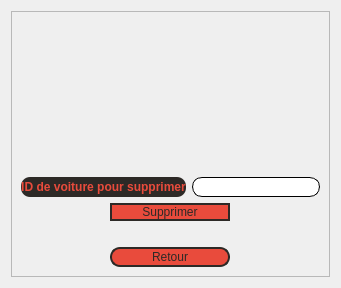
      <widget class="QWidget" name="deletecar">
       <layout class="QVBoxLayout" name="verticalLayout_21">
        <item alignment="Qt::AlignHCenter">
         <widget class="QFrame" name="frame11">
          <property name="sizePolicy">
           <sizepolicy hsizetype="Maximum" vsizetype="Maximum">
            <horstretch>0</horstretch>
            <verstretch>0</verstretch>
           </sizepolicy>
          </property>
          <property name="minimumSize">
           <size>
            <width>300</width>
            <height>180</height>
           </size>
          </property>
          <property name="frameShape">
           <enum>QFrame::StyledPanel</enum>
          </property>
          <property name="frameShadow">
           <enum>QFrame::Raised</enum>
          </property>
          <layout class="QVBoxLayout" name="verticalLayout_22">
           <item>
            <widget class="QLabel" name="list">
             <property name="minimumSize">
              <size>
               <width>0</width>
               <height>150</height>
              </size>
             </property>
             <property name="styleSheet">
              <string notr="true">padding-left: 5px;
padding-right: 5px;
font:10px;

</string>
             </property>
             <property name="text">
              <string/>
             </property>
             <property name="alignment">
              <set>Qt::AlignLeading|Qt::AlignLeft|Qt::AlignTop</set>
             </property>
            </widget>
           </item>
           <item>
            <layout class="QFormLayout" name="formLayout_7">
             <item row="0" column="0">
              <widget class="QLabel" name="label_29">
               <property name="sizePolicy">
                <sizepolicy hsizetype="Maximum" vsizetype="Preferred">
                 <horstretch>0</horstretch>
                 <verstretch>0</verstretch>
                </sizepolicy>
               </property>
               <property name="minimumSize">
                <size>
                 <width>150</width>
                 <height>0</height>
                </size>
               </property>
               <property name="styleSheet">
                <string notr="true">background-color: rgb(45, 41, 38);
color:rgb(233, 75, 60);
font: 8pt &quot;Segoe UI&quot;,;
font-weight:bold;
border-radius:9px;</string>
               </property>
               <property name="text">
                <string>ID de voiture pour supprimer</string>
               </property>
               <property name="alignment">
                <set>Qt::AlignCenter</set>
               </property>
              </widget>
             </item>
             <item row="0" column="1">
              <widget class="QLineEdit" name="idcar">
               <property name="sizePolicy">
                <sizepolicy hsizetype="Preferred" vsizetype="Maximum">
                 <horstretch>0</horstretch>
                 <verstretch>0</verstretch>
                </sizepolicy>
               </property>
               <property name="minimumSize">
                <size>
                 <width>0</width>
                 <height>20</height>
                </size>
               </property>
               <property name="styleSheet">
                <string notr="true">QLineEdit{
    border-style:solid;
	border-width:1px;
    border-radius:10px;
	padding-right:10px;
	padding-left:10px;
    font: &quot;Segoe UI&quot;;
}
QLineEdit:hover{
	border-style:solid;
	border-color:rgb(252, 249, 81);
}
</string>
               </property>
              </widget>
             </item>
            </layout>
           </item>
           <item alignment="Qt::AlignHCenter">
            <widget class="QPushButton" name="deletecar_2">
             <property name="sizePolicy">
              <sizepolicy hsizetype="Maximum" vsizetype="Maximum">
               <horstretch>0</horstretch>
               <verstretch>0</verstretch>
              </sizepolicy>
             </property>
             <property name="minimumSize">
              <size>
               <width>120</width>
               <height>0</height>
              </size>
             </property>
             <property name="styleSheet">
              <string notr="true">QPushButton {
    color:rgb(45, 41, 38);
    background-color:rgb(233, 75, 60);
    border-style:solid;
    border-width:2px;
    border-color:rgb(45, 41, 38);
    border-radius:10px;
    font: 10pt &quot;Segoe UI&quot;;
}
QPushButton:hover {
	background-color: rgb(45, 41, 38);
	color:rgb(233, 75, 60);
	border-color:rgb(233, 75, 60);
}
QPushButton:pressed {
    background-color:rgb(252, 249, 81);
    color:rgb(45, 41, 38);
    border-style:solid;
	border-color:rgba(255, 255, 255, 0);
}</string>
             </property>
             <property name="text">
              <string>Supprimer</string>
             </property>
            </widget>
           </item>
           <item>
            <widget class="QLabel" name="delmsg">
             <property name="styleSheet">
              <string notr="true"/>
             </property>
             <property name="text">
              <string/>
             </property>
             <property name="alignment">
              <set>Qt::AlignCenter</set>
             </property>
            </widget>
           </item>
           <item alignment="Qt::AlignHCenter">
            <widget class="QPushButton" name="return_5">
             <property name="sizePolicy">
              <sizepolicy hsizetype="Maximum" vsizetype="Fixed">
               <horstretch>0</horstretch>
               <verstretch>0</verstretch>
              </sizepolicy>
             </property>
             <property name="minimumSize">
              <size>
               <width>120</width>
               <height>20</height>
              </size>
             </property>
             <property name="styleSheet">
              <string notr="true">QPushButton {
    color:rgb(45, 41, 38);
    background-color:rgb(233, 75, 60);
    border-style:solid;
    border-width:2px;
    border-color:rgb(45, 41, 38);
    border-radius:10px;
    font: 10pt &quot;Segoe UI&quot;;
}
QPushButton:hover {
	background-color: rgb(45, 41, 38);
	color:rgb(233, 75, 60);
	border-color:rgb(233, 75, 60);
}
QPushButton:pressed {
    background-color:rgb(252, 249, 81);
    color:rgb(45, 41, 38);
    border-style:solid;
	border-color:rgba(255, 255, 255, 0);
}</string>
             </property>
             <property name="text">
              <string>Retour</string>
             </property>
            </widget>
           </item>
          </layout>
         </widget>
        </item>
       </layout>
      </widget>
